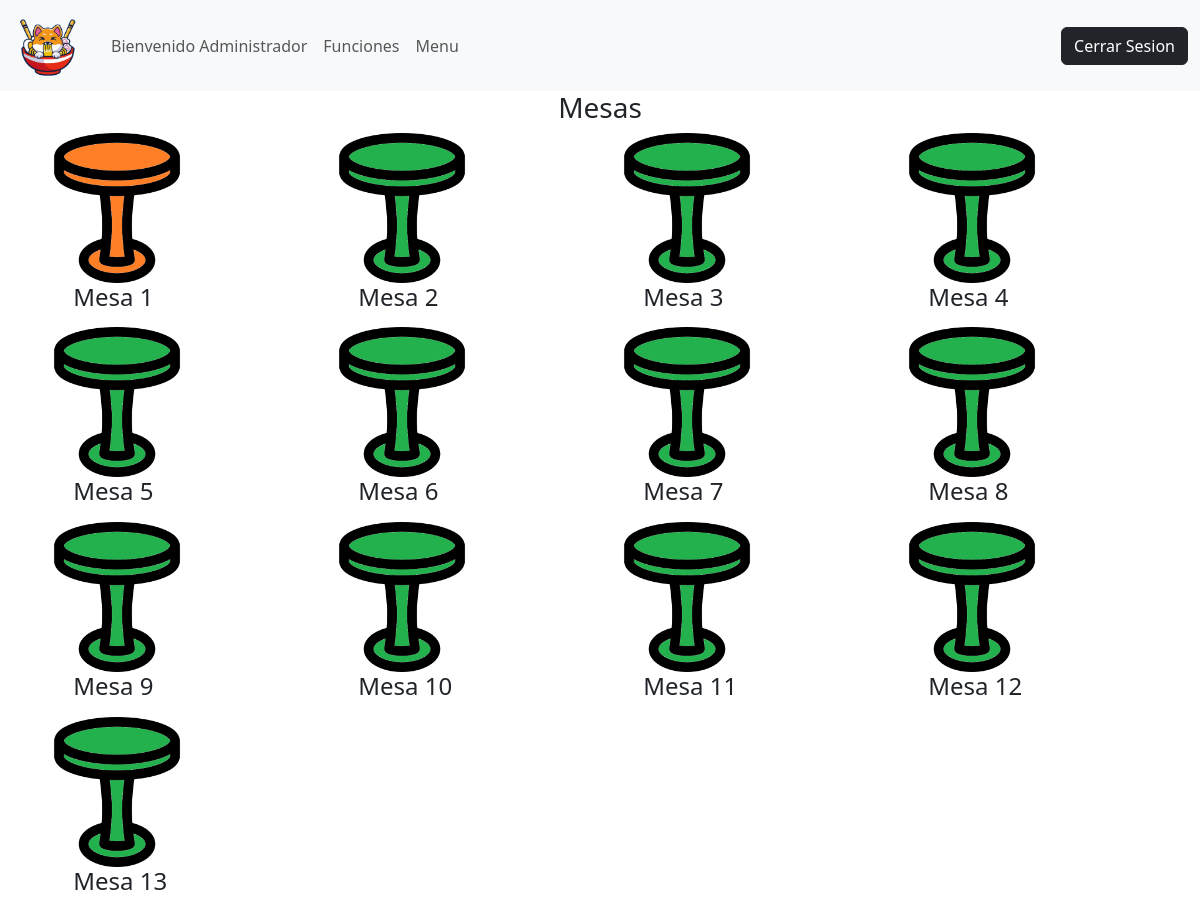
Screenshot of /mesas (signed in) with the database file from the repository.
### appweb/models.py (models this page shows, shortened)
class Mesa (models.Model):
    ID_Mesa = models.AutoField(primary_key=True, help_text="Id de la mesa")
    Nombre_Mesa = models.CharField(max_length=10, help_text="Identificador de la mesa")
    Estado_Ocupado = models.BooleanField()
    Estado_Reservado = models.BooleanField()

### appweb/views.py (the view)
# urls.py: path('mesas',mesas,name='mesas'),
@login_required(login_url="/accounts/login")
def mesas (request):
    mesastb =  Mesa.objects.all()
    data = {
        "Mesas": mesastb,
          }
    return render(request, "mesas.html", data)

### appweb/context_processor.py (called while the page is built)
def costo_total_carro(request):
    total=0
    if 'carro' in request.session:
        for key, value in request.session["carro"].items():
            total=total+(int(value["precio"]))
    return {"costo_total_carro":total}

### appweb/templates/mesas.html (shortened to what this page needs)
{% extends 'base.html' %}
{% block contenido %}
{% load static%}
<div class="container" style="height: 805px;">
      <div class="cont-profesionales col-lg-12 col-md-12 col-sm-12 col-xs-12">
        <h3 style="text-align: center;">Mesas</h3>
        <div class="cont-listado row">
          {% for x in Mesas %}
          {% if x.ID_Mesa is 0  %}
          {% else %}
          <div class="col-lg-3 col-md-3 col-sm-6 col-xs-12">
            <div class="prof int">
              <figure>
                <a href="#">
                    {% if x.Estado_Ocupado %}
                    <a href="#" ><img width="150" height="150" src="{% static 'image/mesaa.png' %}"
                      class="img-responsive wp-post-image" alt="" decoding="async" loading="lazy">  </a>
                      {% elif x.Estado_Reservado  %}
                      <img width="150" height="150" src="{% static 'image/mesab.png' %}"
                      class="img-responsive wp-post-image" alt="" decoding="async" loading="lazy">
                      {% else %}
                      <img width="150" height="150" src="{% static 'image/mesac.png' %}"
                      class="img-responsive wp-post-image" alt="" decoding="async" loading="lazy">
                  {% endif %}
                  </a>
                <h4 class="nombre" style="margin-left:12%;">{{x.Nombre_Mesa}} </h4>
              </figure>
            </div>
          </div>
          {% endif %}
          {% endfor %}
      </div>
    </div>
{% endblock %}

### appweb/templates/base.html (shortened to what this page needs)
<!DOCTYPE html>
<html lang="en">
<head>
  {% load static%}
  <link href="https://cdn.jsdelivr.net/npm/bootstrap@5.3.3/dist/css/bootstrap.min.css" rel="stylesheet">
  <link rel="stylesheet"  href="{% static 'design/design.css' %}">
  <link rel="stylesheet" href="https://cdnjs.cloudflare.com/ajax/libs/font-awesome/4.7.0/css/font-awesome.min.css">
</head>
<body>
<nav class="navbar navbar-expand-lg bg-body-tertiary">
  <div class="container-fluid">
    <a class="navbar-brand" href="{% url 'index' %}">
      <img class="logo" src="{% static 'image/TecnoFood.png' %}" alt="Logo" style="width:75px;height:65px;">
    </a>
    <div class="collapse navbar-collapse" id="navbarSupportedContent">
      <ul class="navbar-nav me-auto mb-2 mb-lg-0">
        {% if user.is_authenticated and user.is_staff == False %}
        <li class="nav-item">
          <a class="nav-link" href="#" role="button" data-bs-toggle="dropdown" aria-expanded="false">
            Bienvenido {{user.username}}
          </a>
        </li>
        <li class="nav-item">
          <a class="nav-link" href="{% url 'menupedidoonline' %}">Compra en Linea</a>
        </li>
        <li class="nav-item">
          <a class="nav-link" href="{% url 'reservamesa' %}">Reserva Aqui</a>
        </li>
        {% elif user.is_authenticated and user.is_staff %}
        <li class="nav-item">
          <a class="nav-link" href="#" role="button" data-bs-toggle="dropdown" aria-expanded="false">
            Bienvenido {{user.username}}
          </a>
        </li>
        <li class="nav-item">
          <a class="nav-link" href="{% url 'funciones' user.id %}">Funciones</a>
        </li>
        <li class="nav-item">
          <a class="nav-link" href="{% url 'menu' %}">Menu</a>
        </li>
        {% endif %}
      </ul>
      {% if user.is_authenticated %}
      <div class="ms-auto">
        <a href="{% url 'logout' %}" class="btn btn-dark">Cerrar Sesion</a>
      </div>
      {% endif %}
    </div>
  </div>
</nav>
  <main>
      {% block contenido %}
      {% endblock %}
  </main>
</body>
</html>

### rows the page displays
Mesa: Estado_Ocupado False (drawn), Nombre_Mesa "Mesa 1"
Mesa: Estado_Ocupado False (drawn), Nombre_Mesa "Mesa 2"
Mesa: Estado_Ocupado False (drawn), Nombre_Mesa "Mesa 3"
Mesa: Estado_Ocupado False (drawn), Nombre_Mesa "Mesa 4"
Mesa: Estado_Ocupado False (drawn), Nombre_Mesa "Mesa 5"
Mesa: Estado_Ocupado False (drawn), Nombre_Mesa "Mesa 6"
Mesa: Estado_Ocupado False (drawn), Nombre_Mesa "Mesa 7"
Mesa: Estado_Ocupado False (drawn), Nombre_Mesa "Mesa 8"
Mesa: Estado_Ocupado False (drawn), Nombre_Mesa "Mesa 9"
Mesa: Estado_Ocupado False (drawn), Nombre_Mesa "Mesa 10"
Mesa: Estado_Ocupado False (drawn), Nombre_Mesa "Mesa 11"
Mesa: Estado_Ocupado False (drawn), Nombre_Mesa "Mesa 12"
Mesa: Estado_Ocupado False (drawn), Nombre_Mesa "Mesa 13"

### other values shown
{{ user.username }} "Administrador"
